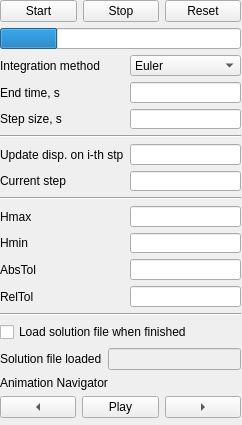
<?xml version="1.0" encoding="UTF-8"?>
<ui version="4.0">
 <class>Form</class>
 <widget class="QWidget" name="Form">
  <property name="windowModality">
   <enum>Qt::NonModal</enum>
  </property>
  <property name="enabled">
   <bool>true</bool>
  </property>
  <property name="geometry">
   <rect>
    <x>0</x>
    <y>0</y>
    <width>242</width>
    <height>425</height>
   </rect>
  </property>
  <property name="sizePolicy">
   <sizepolicy hsizetype="Fixed" vsizetype="Minimum">
    <horstretch>0</horstretch>
    <verstretch>0</verstretch>
   </sizepolicy>
  </property>
  <property name="minimumSize">
   <size>
    <width>242</width>
    <height>425</height>
   </size>
  </property>
  <property name="maximumSize">
   <size>
    <width>242</width>
    <height>425</height>
   </size>
  </property>
  <property name="windowTitle">
   <string notr="true">Simulation Control</string>
  </property>
  <property name="locale">
   <locale language="English" country="UnitedStates"/>
  </property>
  <widget class="QWidget" name="layoutWidget">
   <property name="geometry">
    <rect>
     <x>0</x>
     <y>0</y>
     <width>241</width>
     <height>418</height>
    </rect>
   </property>
   <layout class="QVBoxLayout" name="verticalLayout_2">
    <item>
     <layout class="QHBoxLayout" name="horizontalLayout">
      <item>
       <widget class="QPushButton" name="simulationStartButton">
        <property name="text">
         <string>Start</string>
        </property>
       </widget>
      </item>
      <item>
       <widget class="QPushButton" name="simulationStopButton">
        <property name="sizePolicy">
         <sizepolicy hsizetype="Fixed" vsizetype="Fixed">
          <horstretch>0</horstretch>
          <verstretch>0</verstretch>
         </sizepolicy>
        </property>
        <property name="text">
         <string>Stop</string>
        </property>
       </widget>
      </item>
      <item>
       <widget class="QPushButton" name="simulationResetButton">
        <property name="text">
         <string>Reset</string>
        </property>
       </widget>
      </item>
     </layout>
    </item>
    <item>
     <layout class="QGridLayout" name="gridLayout">
      <item row="2" column="0">
       <widget class="QLabel" name="endTimeLabel">
        <property name="text">
         <string>End time, s</string>
        </property>
       </widget>
      </item>
      <item row="3" column="0">
       <widget class="QLabel" name="stepSizeLabel">
        <property name="text">
         <string>Step size, s </string>
        </property>
       </widget>
      </item>
      <item row="3" column="1">
       <widget class="QLineEdit" name="stepSize">
        <property name="inputMethodHints">
         <set>Qt::ImhDigitsOnly|Qt::ImhPreferNumbers</set>
        </property>
       </widget>
      </item>
      <item row="2" column="1">
       <widget class="QLineEdit" name="endTime">
        <property name="inputMethodHints">
         <set>Qt::ImhDigitsOnly|Qt::ImhPreferNumbers</set>
        </property>
       </widget>
      </item>
      <item row="5" column="0">
       <widget class="QLabel" name="updateDisplayStepLabel">
        <property name="text">
         <string>Update disp. on i-th stp</string>
        </property>
       </widget>
      </item>
      <item row="5" column="1">
       <widget class="QLineEdit" name="updateDisplayStep">
        <property name="inputMethodHints">
         <set>Qt::ImhDigitsOnly|Qt::ImhPreferNumbers</set>
        </property>
       </widget>
      </item>
      <item row="6" column="0">
       <widget class="QLabel" name="currentStepLabel">
        <property name="text">
         <string>Current step </string>
        </property>
       </widget>
      </item>
      <item row="8" column="0">
       <widget class="QLabel" name="HmaxLabel">
        <property name="text">
         <string>Hmax</string>
        </property>
       </widget>
      </item>
      <item row="4" column="0" colspan="2">
       <widget class="Line" name="line_3">
        <property name="orientation">
         <enum>Qt::Horizontal</enum>
        </property>
       </widget>
      </item>
      <item row="11" column="0">
       <widget class="QLabel" name="relTolLabel">
        <property name="text">
         <string>RelTol</string>
        </property>
       </widget>
      </item>
      <item row="6" column="1">
       <widget class="QLineEdit" name="currentStep">
        <property name="enabled">
         <bool>true</bool>
        </property>
        <property name="inputMethodHints">
         <set>Qt::ImhDigitsOnly|Qt::ImhPreferNumbers</set>
        </property>
       </widget>
      </item>
      <item row="7" column="0" colspan="2">
       <widget class="Line" name="line_4">
        <property name="orientation">
         <enum>Qt::Horizontal</enum>
        </property>
       </widget>
      </item>
      <item row="9" column="0">
       <widget class="QLabel" name="HminLabel">
        <property name="text">
         <string>Hmin</string>
        </property>
       </widget>
      </item>
      <item row="10" column="0">
       <widget class="QLabel" name="absTolLabel">
        <property name="text">
         <string>AbsTol</string>
        </property>
       </widget>
      </item>
      <item row="1" column="0">
       <widget class="QLabel" name="endTimeLabel_3">
        <property name="text">
         <string>Integration method</string>
        </property>
       </widget>
      </item>
      <item row="1" column="1">
       <widget class="QComboBox" name="integrationMethodComboBox">
        <item>
         <property name="text">
          <string>Euler</string>
         </property>
        </item>
        <item>
         <property name="text">
          <string>Runge-Kutta</string>
         </property>
        </item>
       </widget>
      </item>
      <item row="9" column="1">
       <widget class="QLineEdit" name="Hmin">
        <property name="enabled">
         <bool>true</bool>
        </property>
        <property name="inputMethodHints">
         <set>Qt::ImhDigitsOnly|Qt::ImhPreferNumbers</set>
        </property>
       </widget>
      </item>
      <item row="8" column="1">
       <widget class="QLineEdit" name="Hmax">
        <property name="enabled">
         <bool>true</bool>
        </property>
        <property name="inputMethodHints">
         <set>Qt::ImhDigitsOnly|Qt::ImhPreferNumbers</set>
        </property>
       </widget>
      </item>
      <item row="11" column="1">
       <widget class="QLineEdit" name="relTol">
        <property name="enabled">
         <bool>true</bool>
        </property>
        <property name="inputMethodHints">
         <set>Qt::ImhDigitsOnly|Qt::ImhPreferNumbers</set>
        </property>
       </widget>
      </item>
      <item row="10" column="1">
       <widget class="QLineEdit" name="absTol">
        <property name="enabled">
         <bool>true</bool>
        </property>
        <property name="inputMethodHints">
         <set>Qt::ImhDigitsOnly|Qt::ImhPreferNumbers</set>
        </property>
       </widget>
      </item>
      <item row="12" column="0" colspan="2">
       <widget class="Line" name="line_5">
        <property name="orientation">
         <enum>Qt::Horizontal</enum>
        </property>
       </widget>
      </item>
      <item row="0" column="0" colspan="2">
       <widget class="QProgressBar" name="simulation_progressBar">
        <property name="value">
         <number>24</number>
        </property>
        <property name="textVisible">
         <bool>false</bool>
        </property>
        <property name="format">
         <string>%p%</string>
        </property>
       </widget>
      </item>
     </layout>
    </item>
    <item>
     <layout class="QGridLayout" name="gridLayout_2">
      <item row="4" column="1">
       <widget class="QLineEdit" name="solutionFileLoaded_display">
        <property name="enabled">
         <bool>false</bool>
        </property>
       </widget>
      </item>
      <item row="4" column="0">
       <widget class="QLabel" name="solutionFileLoaded_label">
        <property name="text">
         <string>Solution file loaded</string>
        </property>
       </widget>
      </item>
      <item row="0" column="0" colspan="2">
       <widget class="QCheckBox" name="loadSolutionFileStatus">
        <property name="text">
         <string>Load solution file when finished</string>
        </property>
       </widget>
      </item>
     </layout>
    </item>
    <item>
     <layout class="QGridLayout" name="gridLayout_3">
      <item row="1" column="0">
       <widget class="QToolButton" name="backwardButton">
        <property name="enabled">
         <bool>true</bool>
        </property>
        <property name="sizePolicy">
         <sizepolicy hsizetype="MinimumExpanding" vsizetype="Fixed">
          <horstretch>0</horstretch>
          <verstretch>1</verstretch>
         </sizepolicy>
        </property>
        <property name="minimumSize">
         <size>
          <width>40</width>
          <height>22</height>
         </size>
        </property>
        <property name="text">
         <string>-t</string>
        </property>
        <property name="arrowType">
         <enum>Qt::LeftArrow</enum>
        </property>
       </widget>
      </item>
      <item row="1" column="2">
       <widget class="QToolButton" name="forwardButton">
        <property name="enabled">
         <bool>true</bool>
        </property>
        <property name="sizePolicy">
         <sizepolicy hsizetype="MinimumExpanding" vsizetype="Fixed">
          <horstretch>0</horstretch>
          <verstretch>0</verstretch>
         </sizepolicy>
        </property>
        <property name="minimumSize">
         <size>
          <width>40</width>
          <height>22</height>
         </size>
        </property>
        <property name="text">
         <string>+t</string>
        </property>
        <property name="arrowType">
         <enum>Qt::RightArrow</enum>
        </property>
       </widget>
      </item>
      <item row="1" column="1">
       <widget class="QToolButton" name="playButton">
        <property name="enabled">
         <bool>true</bool>
        </property>
        <property name="sizePolicy">
         <sizepolicy hsizetype="MinimumExpanding" vsizetype="Minimum">
          <horstretch>0</horstretch>
          <verstretch>1</verstretch>
         </sizepolicy>
        </property>
        <property name="minimumSize">
         <size>
          <width>0</width>
          <height>22</height>
         </size>
        </property>
        <property name="text">
         <string>Play</string>
        </property>
       </widget>
      </item>
      <item row="0" column="0" colspan="3">
       <widget class="QLabel" name="label">
        <property name="text">
         <string>Animation Navigator</string>
        </property>
       </widget>
      </item>
     </layout>
    </item>
   </layout>
  </widget>
 </widget>
 <resources/>
 <connections/>
</ui>
